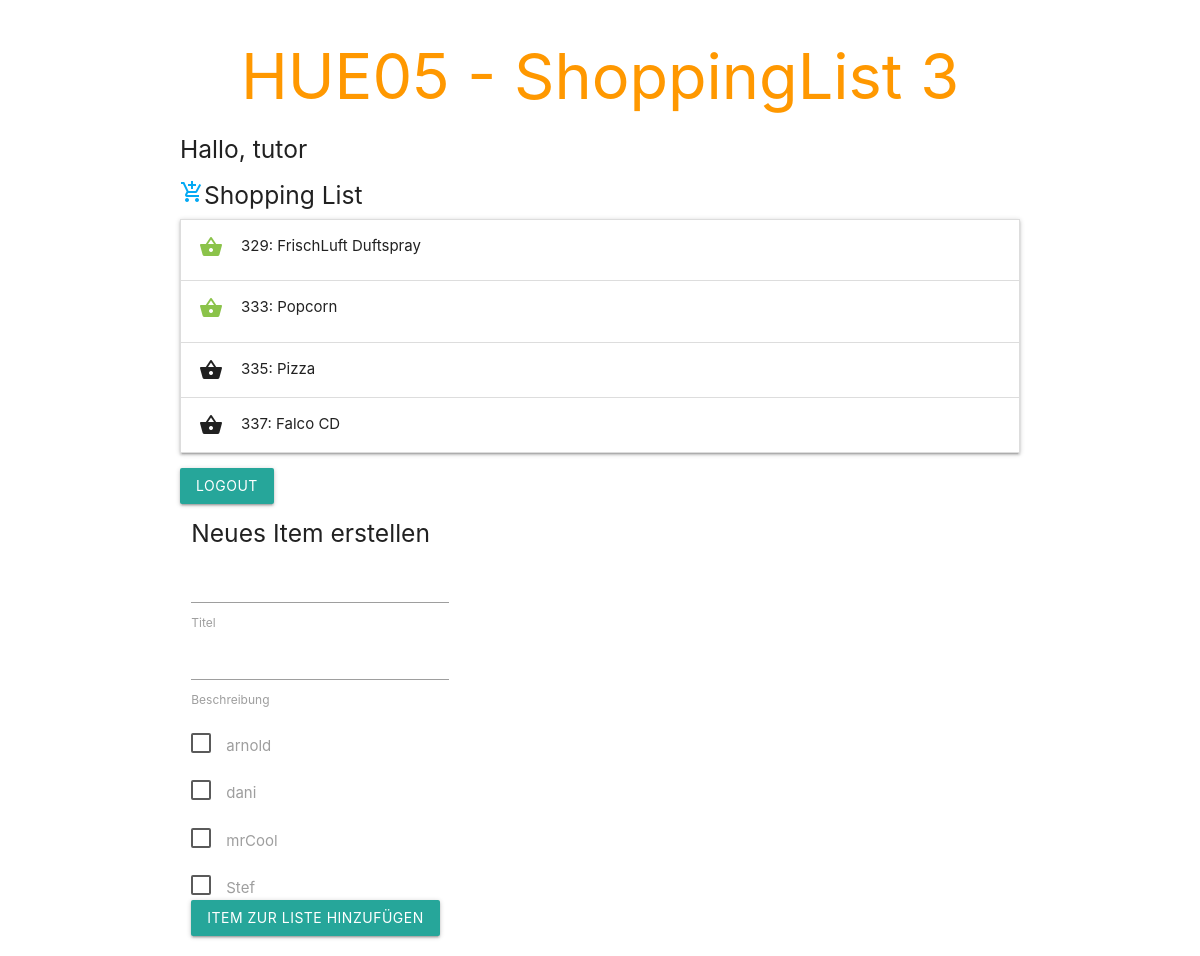
Page / (signed in) on the committed database.
### tables this page shows
CREATE TABLE `user_task` (
  `username` varchar(32) NOT NULL,
  `id` int(11) NOT NULL
);

CREATE TABLE `product` (
  `id` int(11) NOT NULL,
  `creationDate` date NOT NULL,
  `usernameCreator` varchar(32) NOT NULL,
  `title` varchar(32) NOT NULL,
  `descr` varchar(128) DEFAULT NULL,
  `lastModDate` date DEFAULT NULL,
  `usernameLastMod` varchar(32) DEFAULT NULL,
  `state` tinyint(4) NOT NULL
);

### Database.php (called while the page is built, shortened)
<?php
class Database{
    private static $oMySQLi;
    public static function selectQuery(string $sQuery):mysqli_result{
        if(Database::connect()){
            $oResult = Database::$oMySQLi->query($sQuery);
            return $oResult;
        }
        else return null;
    }
    private static function connect():bool{
        Database::$oMySQLi = @new mysqli(DB_SERVER, DB_USER, DB_PASSWORD, DB_DATABASE);
        return true;
    }
}
?>

### ShoppingListItem.php (the view, shortened to what this page needs)
<?php
class ShoppingListItem{
    private $sId;
    private $dCreation;
    private $sUserIdCreator;
    private $sTitle;
    private $sDescr;
    private $dLastMod;
    private $sUserIdLastMod;
    private $bState;
    public function __construct(string $sId, DateTime $dCreation, string $sUserIdCreator, string $sTitle,
                                DateTime $dLastMod = NULL,
                                string $sUserIdLastMod ="tutor",
                                bool $bState = true,
                                string $sDescr = "Item hat keinen Beschreibungstext",
                                $aSharedUserIds = array()){
        $this->sId = $sId;
        $this->dCreation = $dCreation;
        $this->sUserIdCreator = $sUserIdCreator;
        $this->sTitle = $sTitle;
        if($dLastMod == NULL){
            $this->dLastMod = new DateTime();
        }else{
            $this->dLastMod = $dLastMod;
        }
        $this->sUserIdLastMod = $sUserIdLastMod;
        $this->bState = $bState;
        $this->sDescr = $sDescr;
    }
    public function __toString(): string
    {
        $sResult = "<li class='shoppingListItem'>";
        if($this->bState){
            $sResult.="<div class='collapsible-header'><span class='center light-green-text'><i class='material-icons'>shopping_basket</i></span>".$this->sId.": ".$this->sTitle."</div>";
        }else{
            $sResult.="<div class='collapsible-header'><i class='material-icons'>shopping_basket</i>".$this->sId.": ".$this->sTitle."</div>";
        }
        $sResult .= "<div class='collapsible-body'><form>";
        if(!$this->bState){
            $sResult .= "<label for='".$this->sTitle."'><input type='checkbox' class='filled-in' id='".$this->sTitle."' name='sState' value='notActive' checked='checked'/>";
            $sResult .= "<span>Erledigt</span></label>";
        }else{
            $sResult .= "<label for='".$this->sTitle."'><input type='checkbox' class='filled-in' id='".$this->sTitle."' name='sState' value='active' />";
            $sResult .= "<span>Noch nicht erledigt</span></label>";
        }
        $sResult .= "<p>Erstellt am " . date_format($this->dCreation, "Y/m/d");
        $sResult .= " von " . $this->sUserIdCreator . "</p>";
        if($this->dLastMod != NULL && self::isSecondDateAfterFirstDate($this->dCreation, $this->dLastMod)){
            $sResult.="<p>Zuletzt geändert am ".date_format($this->dLastMod, "Y/m/d");
            $sResult.=" von ".$this->sUserIdLastMod."</p>";
        }
        $sResult.="<p>Das Item können folgende User noch sehen: <br/>";
        $aSharedUserArray = self::loadSharedUserArray($this->sId);
        $aAllUserArray = self::loadAllUserArray();
        foreach($aAllUserArray as $iKey => $oCurrentUser){
            $bPrintCurrentUserAsChecked = false;
            if(in_array($oCurrentUser, $aSharedUserArray)){
                $bPrintCurrentUserAsChecked = true;
            }
            if($bPrintCurrentUserAsChecked){
                if($oCurrentUser != $_SESSION["username"] && $oCurrentUser != $this->sUserIdCreator){
                    $sResult .= "<label for='".$oCurrentUser."_".$this->sId."'><input type='checkbox' class='filled-in' id='".$oCurrentUser."_".$this->sId."' name='aUserIds[]' value='".$oCurrentUser."' checked='checked'/>";
                    $sResult .= "<span>".$oCurrentUser."</span></label><br/>";
                }
            }else{
                if($oCurrentUser != $this->sUserIdCreator){
                    $sResult .= "<label for='".$oCurrentUser."_".$this->sId."'><input type='checkbox' class='filled-in' id='".$oCurrentUser."_".$this->sId."' name='aUserIds[]' value='".$oCurrentUser."'/>";
                    $sResult .= "<span>".$oCurrentUser."</span></label><br/>";
                }else{
                }
            }
        }
        $sResult.="</p>";
        $sResult.= "<label for='".$this->sTitle."'>Titel</label>";
        $sResult.= "<input type='text' value='".$this->sTitle."' name='sTitle' id='".$this->sTitle."'/>";
        $sResult.= "<br/>";
        $sResult.= "<label for='".$this->sDescr."'>Beschreibung</label>";
        $sResult.= "<input type='text' value='".$this->sDescr."' name='sDescr' id='".$this->sDescr."'/>";
        $sResult.= "<br/>";
        $sResult.= "<input type='hidden' name='itemId' value='".$this->sId."'/>";
        $sResult.= "<input type='hidden' name='action' value='editItem'/>";
        $sResult.= "<input class='btn' type='submit' value='Änderungen speichern' />";
        return $sResult."</form></div></li>";
    }
    public static function loadSharedUserArray(int $sId){
        $sSelectQuery = "SELECT username FROM user_task INNER JOIN product USING(id) WHERE id = '".$sId."';";
        $oResult = Database::selectQuery($sSelectQuery);
        $aResultArrayWithNamesOfSharedUsers = array();
        if($oResult && $oResult->num_rows > 0) {
            while ($aRow = $oResult->fetch_assoc()) {
                array_push($aResultArrayWithNamesOfSharedUsers, $aRow["username"]);
            }
        }
        return $aResultArrayWithNamesOfSharedUsers;
    }
    public static function loadAllUserArray(){
        $sSelectQuery = "SELECT username FROM user;";
        $oResult = Database::selectQuery($sSelectQuery);
        $aResultArrayWithAllRegisteredUsers = array();
        if($oResult && $oResult->num_rows > 0) {
            while ($aRow = $oResult->fetch_assoc()) {
                array_push($aResultArrayWithAllRegisteredUsers, $aRow["username"]);
            }
        }
        return $aResultArrayWithAllRegisteredUsers;
    }
    public static function isSecondDateAfterFirstDate(datetime $oFirstDate, datetime $oSecondDate):bool{
        return $oFirstDate < $oSecondDate;
    }
}

### rows in the picture
user_task: id "329"
product: title "FrischLuft Duftspray"
user_task: id "333"
product: title "Popcorn"
user_task: id "335"
product: title "Pizza"
user_task: id "337"
product: title "Falco CD"

### other values in the picture
$_SESSION["username"] "tutor"
$sCurrentUser "arnold"
$sCurrentUser "dani"
$sCurrentUser "mrCool"
$sCurrentUser "Stef"
